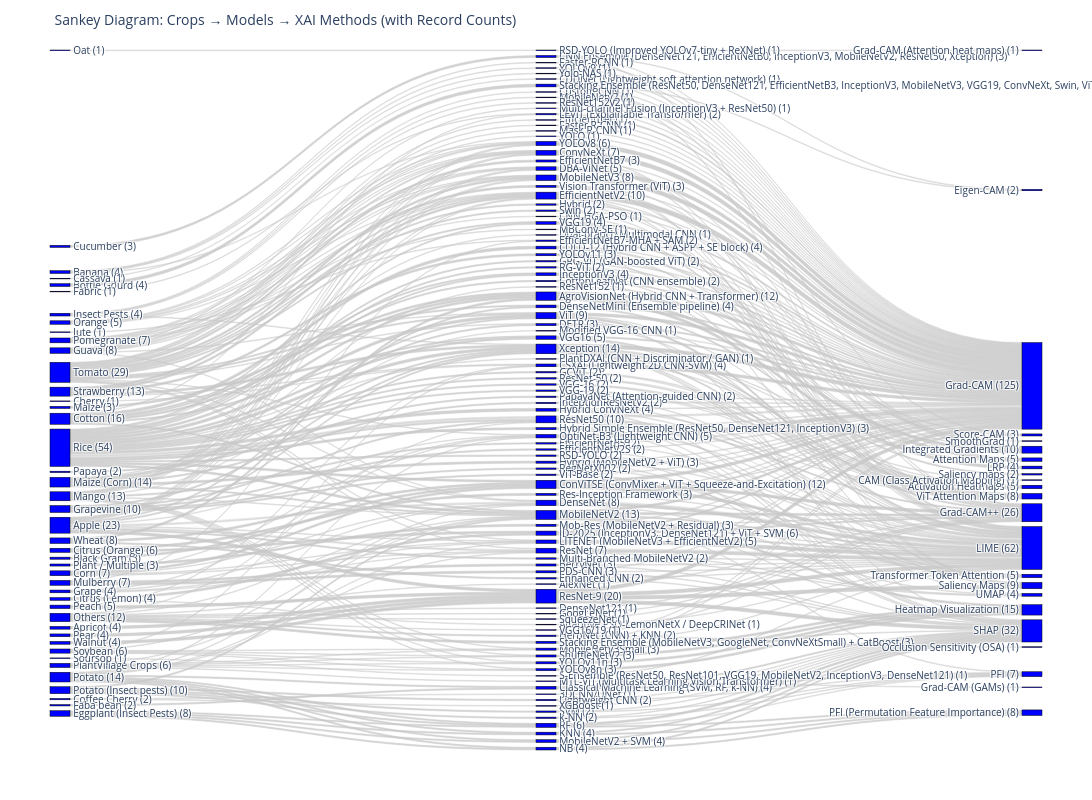

Write notebook code for a chart like this one.
### Code cell
# Prepare data for sankey diagram
# Create source and target nodes with counts

# Step 1: Create nodes for each level
crops_nodes = sorted(flow_counts['Crops Name'].unique().tolist())
models_nodes = sorted(flow_counts['Model Type Used'].unique().tolist())
xai_nodes = sorted(flow_counts['XAI Methods Used'].unique().tolist())

# Add labels to distinguish between levels
crops_labeled = [f"{c} ({flow_counts[flow_counts['Crops Name']==c]['count'].sum()})" for c in crops_nodes]
models_labeled = [f"{m} ({flow_counts[flow_counts['Model Type Used']==m]['count'].sum()})" for m in models_nodes]
xai_labeled = [f"{x} ({flow_counts[flow_counts['XAI Methods Used']==x]['count'].sum()})" for x in xai_nodes]

# All nodes in order
all_nodes = crops_labeled + models_labeled + xai_labeled

# Step 2: Create source, target, and value lists for sankey
source_indices = []
target_indices = []
values = []
colors = []

# Create mappings
crop_to_idx = {c: i for i, c in enumerate(crops_labeled)}
model_to_idx = {m: i + len(crops_labeled) for i, m in enumerate(models_labeled)}
xai_to_idx = {x: i + len(crops_labeled) + len(models_labeled) for i, x in enumerate(xai_labeled)}

# Crop to Model links
for _, row in flow_counts.iterrows():
    crop_label = f"{row['Crops Name']} ({flow_counts[flow_counts['Crops Name']==row['Crops Name']]['count'].sum()})"
    model_label = f"{row['Model Type Used']} ({flow_counts[flow_counts['Model Type Used']==row['Model Type Used']]['count'].sum()})"
    
    source_indices.append(crop_to_idx[crop_label])
    target_indices.append(model_to_idx[model_label])
    values.append(row['count'])

# Model to XAI links
for _, row in flow_counts.iterrows():
    model_label = f"{row['Model Type Used']} ({flow_counts[flow_counts['Model Type Used']==row['Model Type Used']]['count'].sum()})"
    xai_label = f"{row['XAI Methods Used']} ({flow_counts[flow_counts['XAI Methods Used']==row['XAI Methods Used']]['count'].sum()})"
    
    source_indices.append(model_to_idx[model_label])
    target_indices.append(xai_to_idx[xai_label])
    values.append(row['count'])

# Create Sankey diagram
fig = go.Figure(data=[go.Sankey(
    node = dict(
        pad = 15,
        thickness = 20,
        line = dict(color = 'black', width = 0.5),
        label = all_nodes,
        color = 'blue'
    ),
    link = dict(
        source = source_indices,
        target = target_indices,
        value = values,
        color = 'rgba(200, 200, 200, 0.4)'
    )
)])

fig.update_layout(
    title_text="Sankey Diagram: Crops → Models → XAI Methods (with Record Counts)",
    font_size=10,
    height=800,
    width=1400,
    margin=dict(l=50, r=50, t=50, b=50)
)

fig.show()

# Save the diagram
output_path = r"C:\Users\kamalesh\OneDrive\Articles\Review Article\4. ExplainableAI\codes\sankey diagram\sankey_diagram.html"
fig.write_html(output_path)
print(f"\nSankey diagram saved at: {output_path}")

### Figure 1 — Plotly figure (JSON) as saved in the notebook; plotly's stock layout.template omitted (floating-point values rounded to 4 significant figures; data arrays with more than 128 entries replaced by an {"elided": "..."} marker saying what was removed)
{"data": [{"link": {"color": "rgba(200, 200, 200, 0.4)", "source": {"elided": "666 int values"}, "target": {"elided": "666 int values"}, "value": {"elided": "666 int values"}}, "node": {"color": "blue", "label": {"elided": "165 str values"}, "line": {"color": "black", "width": 0.5}, "pad": 15, "thickness": 20}, "type": "sankey"}], "layout": {"font": {"size": 10}, "height": 800, "margin": {"b": 50, "l": 50, "r": 50, "t": 50}, "title": {"text": "Sankey Diagram: Crops → Models → XAI Methods (with Record Counts)"}, "width": 1400}}
